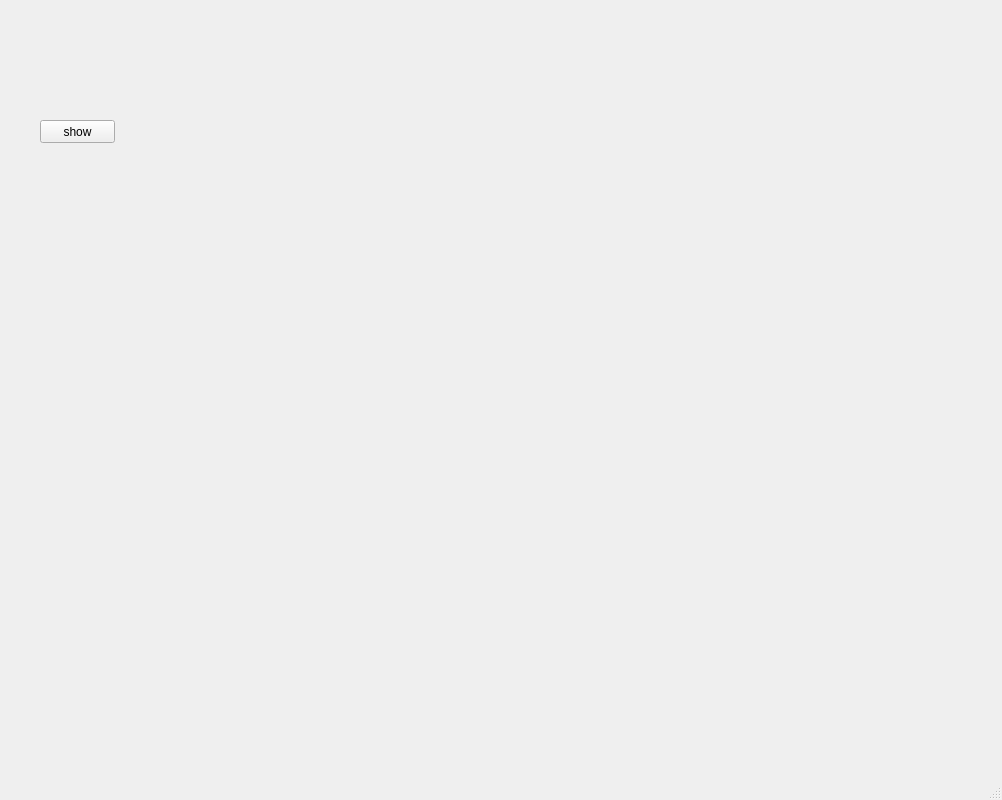
<?xml version="1.0" encoding="UTF-8"?>
<ui version="4.0">
 <class>MainWindow</class>
 <widget class="QMainWindow" name="MainWindow">
  <property name="geometry">
   <rect>
    <x>0</x>
    <y>0</y>
    <width>1002</width>
    <height>800</height>
   </rect>
  </property>
  <property name="windowTitle">
   <string>MainWindow</string>
  </property>
  <widget class="QWidget" name="centralwidget">
   <widget class="QPushButton" name="pushButton">
    <property name="geometry">
     <rect>
      <x>40</x>
      <y>120</y>
      <width>75</width>
      <height>23</height>
     </rect>
    </property>
    <property name="text">
     <string>show</string>
    </property>
   </widget>
   <widget class="QWidget" name="gridLayoutWidget">
    <property name="geometry">
     <rect>
      <x>139</x>
      <y>70</y>
      <width>301</width>
      <height>411</height>
     </rect>
    </property>
    <layout class="QGridLayout" name="g1"/>
   </widget>
   <widget class="QWidget" name="gridLayoutWidget_2">
    <property name="geometry">
     <rect>
      <x>460</x>
      <y>70</y>
      <width>311</width>
      <height>421</height>
     </rect>
    </property>
    <layout class="QGridLayout" name="g2"/>
   </widget>
  </widget>
  <widget class="QMenuBar" name="menubar">
   <property name="geometry">
    <rect>
     <x>0</x>
     <y>0</y>
     <width>1002</width>
     <height>23</height>
    </rect>
   </property>
  </widget>
  <widget class="QStatusBar" name="statusbar"/>
 </widget>
 <resources/>
 <connections/>
</ui>
